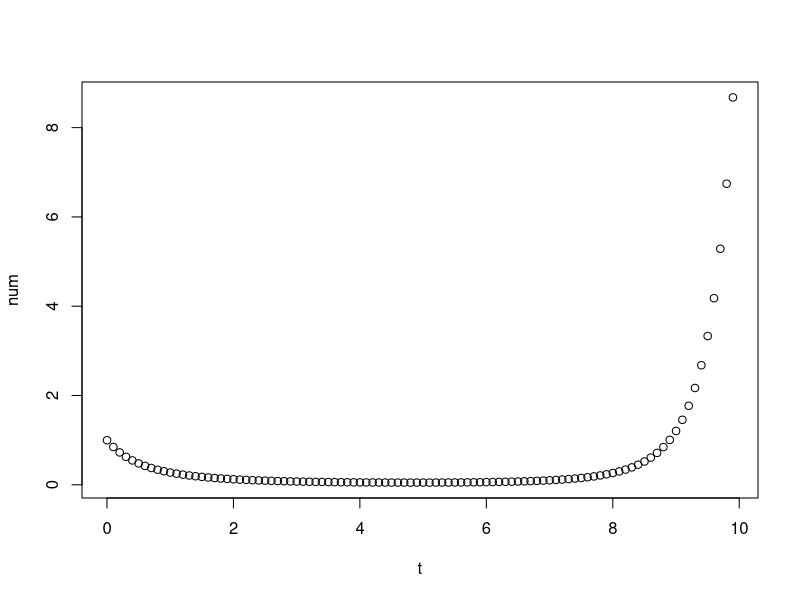
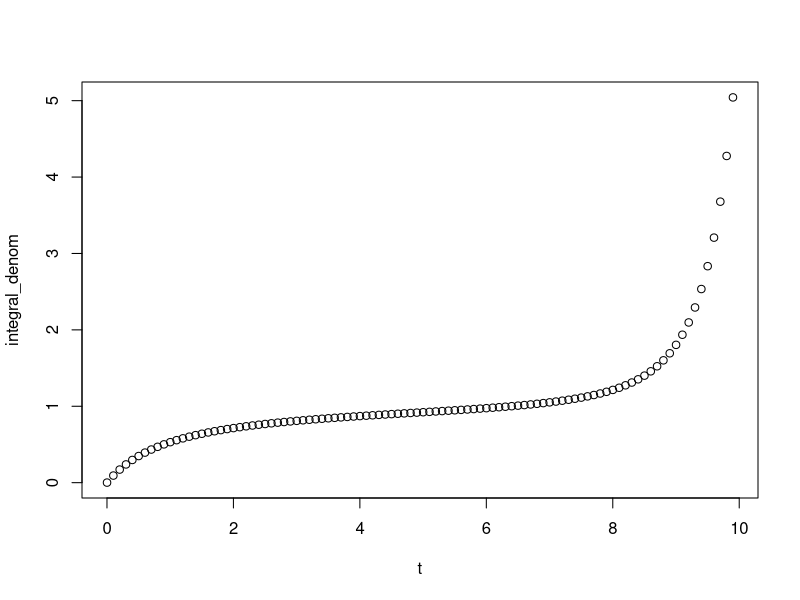
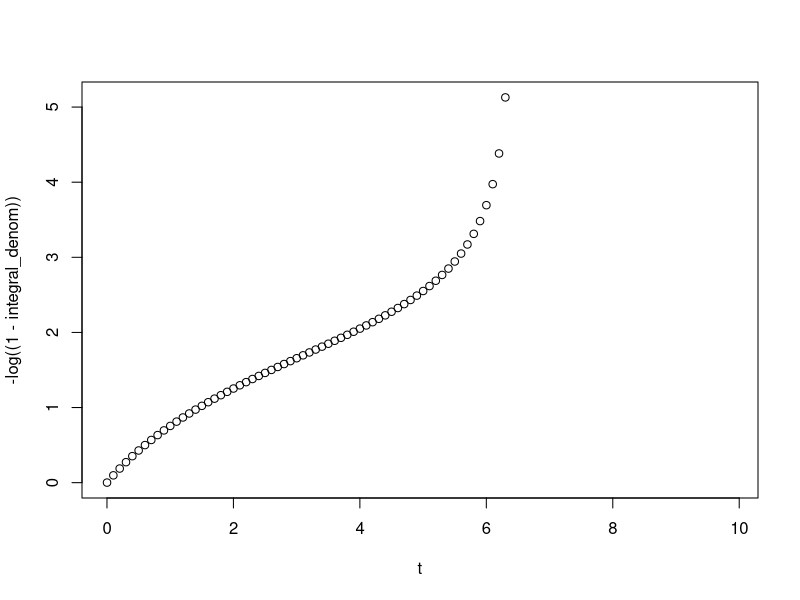
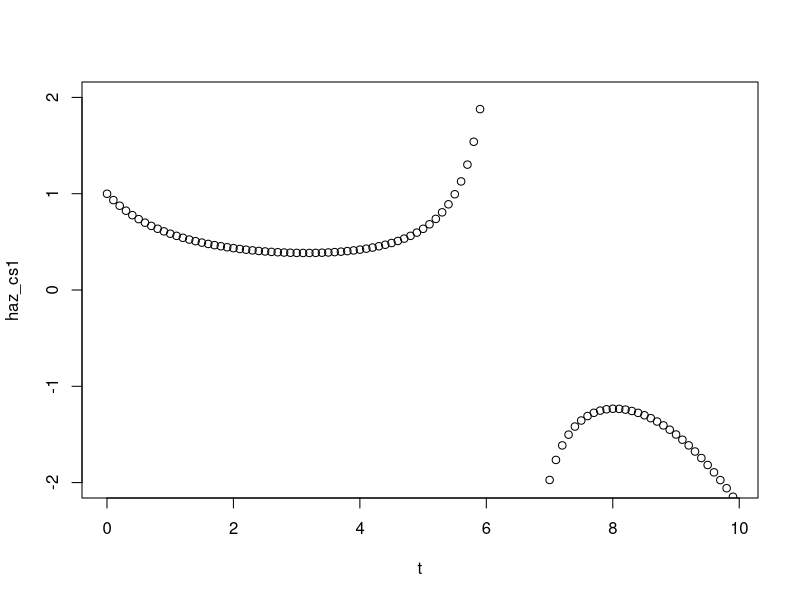
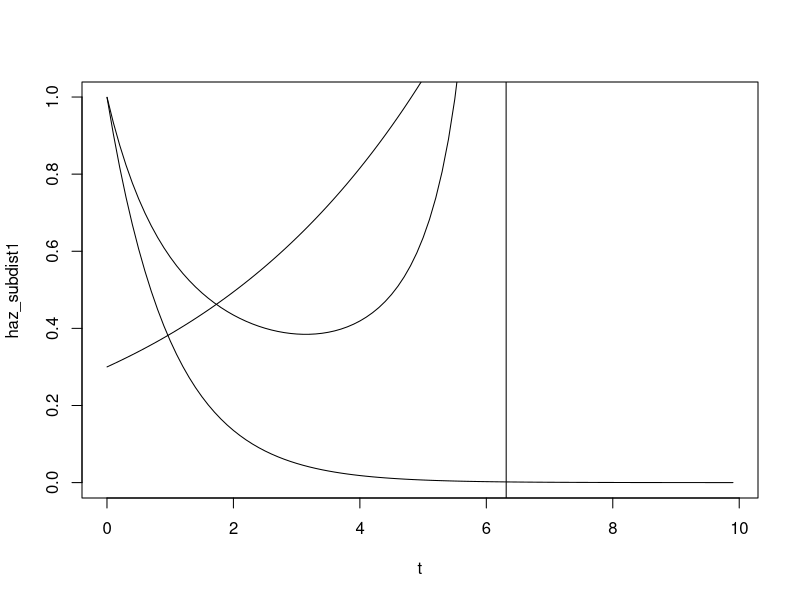
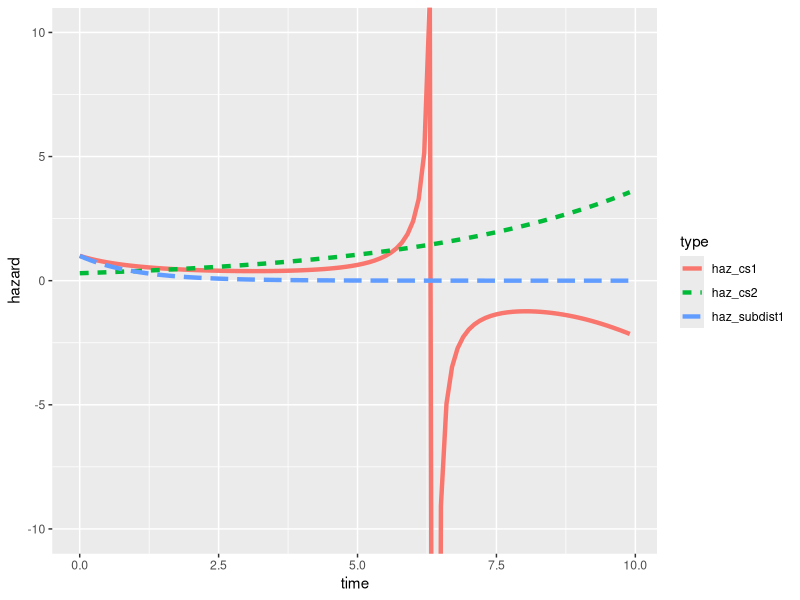
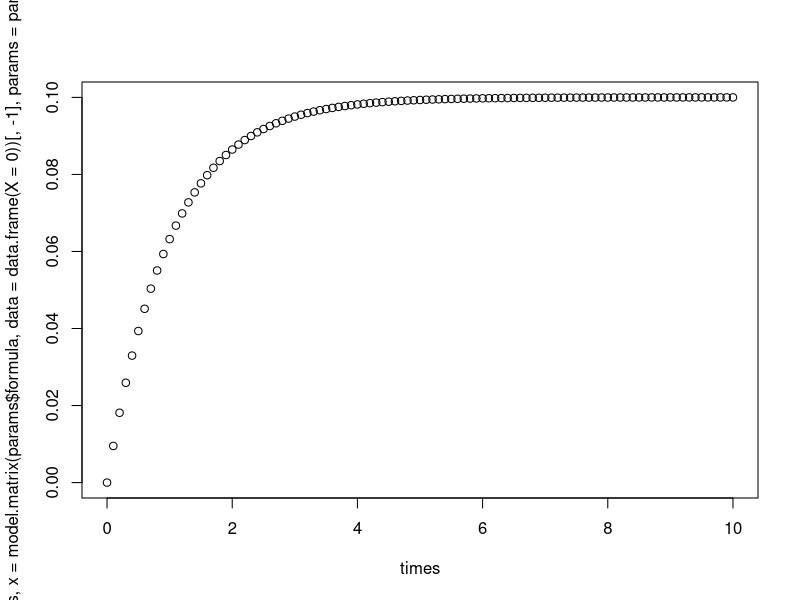

Generate these figures, in order, with R:
# Tests with gompertz
gompertz_hazard <- function(t, x, params, type = "hazard") {
  lp <- drop(x %*% params[["betas"]])
  rate <- params[["base_rate"]] * exp(lp)
  if (type == "hazard") {
    rate * exp(t * params[["base_shape"]])
  } else { # type == "cumulative" for cumulative hazard
    (rate / params[["base_shape"]]) * (exp(params[["base_shape"]] * t) - 1)
  }
}

integrate_to_t <- Vectorize(FUN = function(t, fun, ...) {
  if (!is.numeric(t) | t < 0) stop("t should be positive.")
  ifelse(
    test = t == 0,
    yes = 0,
    no = integrate(f = fun, lower = 0L, upper = t, ...)$value
  )
}, vectorize.args = "t")

params <- list(
  "cause1" = list(
    "formula" = ~ X,
    "betas" = c(0.5),
    "base_rate" = 1,
    "base_shape" = -1
  ),
  "cause2" = list(
    "formula" = ~ X,
    "betas" = c(0.5),
    "base_rate" = 0.3,
    "base_shape" = 0.25 #0 # Probs use weibull for cause 2?
  )
)
newdat <- data.frame("X" = 0)

# Prepare model matrices (for now newdat is only one row), later vectorize
predictor_formulas <- lapply(params, "[[", "formula")
modmats <- lapply(predictor_formulas, function(form) {
  x <- model.matrix(form, data = newdat)
  x[, !colnames(x) %in% "(Intercept)"]
})
x_cause1 <- modmats[["cause1"]]
x_cause2 <- modmats[["cause2"]]

t <- seq(0.001, 10, by = 0.1)
haz_cs2 <- gompertz_hazard(t, x_cause2, params[["cause2"]], type = "hazard")
haz_subdist1 <- gompertz_hazard(t, x_cause1, params[["cause1"]], type = "hazard")

integral_fun_cs1 <- function(t) {
  lambda_1 <- gompertz_hazard(t, x_cause1, params[["cause1"]], type = "hazard")
  Lambda_1 <- gompertz_hazard(t, x_cause1, params[["cause1"]], type = "cumulative")
  H_2 <- gompertz_hazard(t, x_cause2, params[["cause2"]], type = "cumulative")
  lambda_1 * exp(-Lambda_1 + H_2)
}

fun_haz_cs1 <- function(t, x, params, type = "hazard") {

  # Closure
  integral_fun_cs1 <- function(t) {
    lambda_1 <- gompertz_hazard(t, x_cause1, params[["cause1"]], type = "hazard")
    Lambda_1 <- gompertz_hazard(t, x_cause1, params[["cause1"]], type = "cumulative")
    H_2 <- gompertz_hazard(t, x_cause2, params[["cause2"]], type = "cumulative")
    lambda_1 * exp(-Lambda_1 + H_2)
  }

 integral_denom <- integrate_to_t(fun = integral_fun_cs1, t = t)


}

num <- integral_fun_cs1(t)
plot(t, num)
integral_denom <- integrate_to_t(fun = integral_fun_cs1, t = t)
plot(t, integral_denom)
haz_cs1 <- num / (1 - integral_denom)
plot(t, -log((1 - integral_denom))) # cumhaz cs 1
plot(t, haz_cs1, ylim = c(-2, 2))

plot(t, haz_subdist1, type = "l")
lines(t, haz_cs2)
lines(t, haz_cs1)

library(ggplot2)
library(data.table)

# Show also cumincs? and hazard ratios?
data.table("time" = t, haz_cs1, haz_cs2, haz_subdist1) |>
  melt(id.vars = "time", variable.name = "type", value.name = "hazard") |>
  ggplot(aes(time, hazard)) +
  geom_line(
    aes(linetype = type, col = type),
    linewidth = 1.5
  ) +
  coord_cartesian(ylim = c(-10, 10))

times <- seq(0, 10, by = 0.1)
params <- list(
  "formula" = ~ X,
  "betas" = 0,
  "base_rate" = 0.1,
  "base_shape" = -1
)

plot(
  times,
  gompertz_hazard(
    times,
    x = model.matrix(params$formula, data = data.frame("X" = 0))[, -1],
    params = params,
    type = "cumulative"
  )
)

